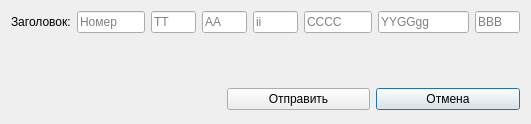
<?xml version="1.0" encoding="UTF-8"?>
<ui version="4.0">
 <class>SendDlg</class>
 <widget class="QDialog" name="SendDlg">
  <property name="geometry">
   <rect>
    <x>0</x>
    <y>0</y>
    <width>531</width>
    <height>124</height>
   </rect>
  </property>
  <property name="windowTitle">
   <string>Отправка сообщения в ЦКС</string>
  </property>
  <layout class="QGridLayout" name="gridLayout">
   <item row="0" column="0">
    <widget class="QLabel" name="label">
     <property name="text">
      <string>Заголовок:</string>
     </property>
    </widget>
   </item>
   <item row="0" column="1" colspan="3">
    <layout class="QHBoxLayout" name="horizontalLayout" stretch="3,2,2,2,3,4,2">
     <item>
      <widget class="QLineEdit" name="numEdit">
       <property name="toolTip">
        <string>Номер</string>
       </property>
       <property name="maxLength">
        <number>3</number>
       </property>
       <property name="placeholderText">
        <string>Номер</string>
       </property>
      </widget>
     </item>
     <item>
      <widget class="QLineEdit" name="ttEdit">
       <property name="toolTip">
        <string>TT</string>
       </property>
       <property name="maxLength">
        <number>2</number>
       </property>
       <property name="placeholderText">
        <string>TT</string>
       </property>
      </widget>
     </item>
     <item>
      <widget class="QLineEdit" name="aaEdit">
       <property name="toolTip">
        <string>AA</string>
       </property>
       <property name="maxLength">
        <number>2</number>
       </property>
       <property name="placeholderText">
        <string>AA</string>
       </property>
      </widget>
     </item>
     <item>
      <widget class="QLineEdit" name="iiEdit">
       <property name="toolTip">
        <string>ii</string>
       </property>
       <property name="maxLength">
        <number>2</number>
       </property>
       <property name="placeholderText">
        <string>ii</string>
       </property>
      </widget>
     </item>
     <item>
      <widget class="QLineEdit" name="ccccEdit">
       <property name="toolTip">
        <string>CCCC</string>
       </property>
       <property name="maxLength">
        <number>4</number>
       </property>
       <property name="placeholderText">
        <string>CCCC</string>
       </property>
      </widget>
     </item>
     <item>
      <widget class="QLineEdit" name="yyggggEdit">
       <property name="toolTip">
        <string>YYGGgg</string>
       </property>
       <property name="maxLength">
        <number>6</number>
       </property>
       <property name="placeholderText">
        <string>YYGGgg</string>
       </property>
      </widget>
     </item>
     <item>
      <widget class="QLineEdit" name="bbbEdit">
       <property name="toolTip">
        <string>BBB</string>
       </property>
       <property name="maxLength">
        <number>3</number>
       </property>
       <property name="placeholderText">
        <string>BBB</string>
       </property>
      </widget>
     </item>
    </layout>
   </item>
   <item row="1" column="2">
    <spacer name="verticalSpacer">
     <property name="orientation">
      <enum>Qt::Vertical</enum>
     </property>
     <property name="sizeHint" stdset="0">
      <size>
       <width>17</width>
       <height>12</height>
      </size>
     </property>
    </spacer>
   </item>
   <item row="2" column="0" colspan="2">
    <spacer name="horizontalSpacer">
     <property name="orientation">
      <enum>Qt::Horizontal</enum>
     </property>
     <property name="sizeHint" stdset="0">
      <size>
       <width>195</width>
       <height>28</height>
      </size>
     </property>
    </spacer>
   </item>
   <item row="2" column="2">
    <widget class="QPushButton" name="sendBtn">
     <property name="text">
      <string>Отправить</string>
     </property>
    </widget>
   </item>
   <item row="2" column="3">
    <widget class="QPushButton" name="cancelBtn">
     <property name="text">
      <string>Отмена</string>
     </property>
     <property name="default">
      <bool>true</bool>
     </property>
    </widget>
   </item>
  </layout>
 </widget>
 <resources/>
 <connections>
  <connection>
   <sender>sendBtn</sender>
   <signal>clicked()</signal>
   <receiver>SendDlg</receiver>
   <slot>accept()</slot>
   <hints>
    <hint type="sourcelabel">
     <x>267</x>
     <y>79</y>
    </hint>
    <hint type="destinationlabel">
     <x>226</x>
     <y>50</y>
    </hint>
   </hints>
  </connection>
  <connection>
   <sender>cancelBtn</sender>
   <signal>clicked()</signal>
   <receiver>SendDlg</receiver>
   <slot>reject()</slot>
   <hints>
    <hint type="sourcelabel">
     <x>389</x>
     <y>79</y>
    </hint>
    <hint type="destinationlabel">
     <x>226</x>
     <y>50</y>
    </hint>
   </hints>
  </connection>
 </connections>
</ui>
